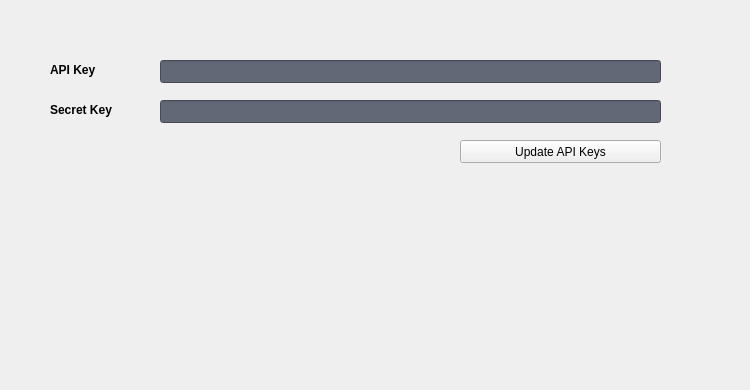
   <widget class="QWidget" name="ApiSettings">
    <attribute name="title">
     <string>Settings</string>
    </attribute>
    <widget class="QLabel" name="bittrex">
     <property name="geometry">
      <rect>
       <x>460</x>
       <y>300</y>
       <width>281</width>
       <height>81</height>
      </rect>
     </property>
     <property name="styleSheet">
      <string notr="true">opacity:0.4</string>
     </property>
     <property name="text">
      <string/>
     </property>
     <property name="pixmap">
      <pixmap>:/images/bittrex</pixmap>
     </property>
    </widget>
    <widget class="QPushButton" name="UpdateKeys">
     <property name="geometry">
      <rect>
       <x>460</x>
       <y>140</y>
       <width>201</width>
       <height>23</height>
      </rect>
     </property>
     <property name="text">
      <string>Update API Keys</string>
     </property>
     <property name="icon">
      <iconset resource="../twins.qrc">
       <normaloff>:/icons/bitcoin</normaloff>:/icons/bitcoin</iconset>
     </property>
    </widget>
    <widget class="QLabel" name="label_2">
     <property name="geometry">
      <rect>
       <x>50</x>
       <y>60</y>
       <width>81</width>
       <height>20</height>
      </rect>
     </property>
     <property name="font">
      <font>
       <weight>75</weight>
       <bold>true</bold>
      </font>
     </property>
     <property name="text">
      <string>API Key</string>
     </property>
    </widget>
    <widget class="QLineEdit" name="SecretKeyInput">
     <property name="geometry">
      <rect>
       <x>160</x>
       <y>100</y>
       <width>501</width>
       <height>23</height>
      </rect>
     </property>
     <property name="styleSheet">
      <string notr="true">background-color:rgb(98, 104, 118);
color:rgb(211, 215, 207);</string>
     </property>
    </widget>
    <widget class="QLineEdit" name="ApiKeyInput">
     <property name="geometry">
      <rect>
       <x>160</x>
       <y>60</y>
       <width>501</width>
       <height>23</height>
      </rect>
     </property>
     <property name="styleSheet">
      <string notr="true">background-color:rgb(98, 104, 118);
color:rgb(211, 215, 207);</string>
     </property>
     <property name="text">
      <string/>
     </property>
    </widget>
    <widget class="QLabel" name="label">
     <property name="geometry">
      <rect>
       <x>50</x>
       <y>100</y>
       <width>91</width>
       <height>20</height>
      </rect>
     </property>
     <property name="font">
      <font>
       <weight>75</weight>
       <bold>true</bold>
      </font>
     </property>
     <property name="text">
      <string>Secret Key</string>
     </property>
    </widget>
   </widget>
